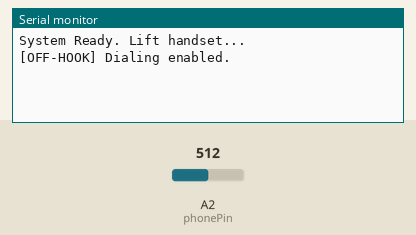
Bench run of a sketch on a simulated SparkFun Pro Micro, built with avr-gcc and run on an emulated ATmega32U4. Shown: the last lines printed to the serial monitor. The test bench sets the inputs (shaded band); at power-on: A2 (phonePin) = 512.

Above: at 1.2 s.
1.3 s: A2 (phonePin) set to 290
At 3.1 s:
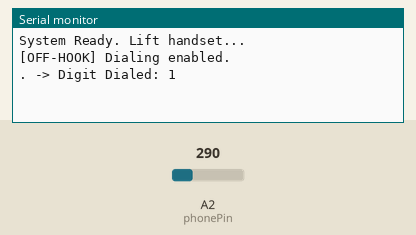
3.4 s: A2 (phonePin) set to 90
At 4.2 s:
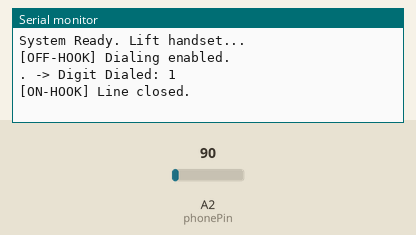

Measured:
- after the input at 1.3 s, the serial monitor: prints a new line at once (image 1)
- after the input at 3.4 s, the serial monitor: prints a new line at once (image 2)

The sketch:

20260121-dialingNumbers-ProMicro.ino
```cpp
const int phonePin = A2;

// Thresholds based on your measurements
const int ON_HOOK_LIMIT = 100;
const int PULSE_LOW_THRESHOLD = 300; // Anything below this is a "break" (pulse)
const int PULSE_HIGH_THRESHOLD = 450; // Anything above this is "off-hook" (idle)

int pulseCount = 0;
bool isOffHook = false;
bool inPulse = false;
unsigned long lastPulseTime = 0;
const int timeout = 600; // Increased to 600ms for older, slower dials

void setup() {
  Serial.begin(9600);
  pinMode(phonePin, INPUT); // Ensure pin is input
  Serial.println("System Ready. Lift handset...");
}

void loop() {
  int val = analogRead(phonePin);

  // 1. Hook State Detection
  if (val > PULSE_HIGH_THRESHOLD) {
    if (!isOffHook) {
      isOffHook = true;
      Serial.println("\n[OFF-HOOK] Dialing enabled.");
    }
  } else if (val < ON_HOOK_LIMIT) {
    if (isOffHook && pulseCount == 0) {
      isOffHook = false;
      Serial.println("\n[ON-HOOK] Line closed.");
    }
  }

  // 2. Pulse Detection Logic
  if (isOffHook) {
    // Detect the START of a pulse (Voltage drops)
    if (val < PULSE_LOW_THRESHOLD && !inPulse) {
      inPulse = true;
      pulseCount++;
      lastPulseTime = millis();
      Serial.print(".");
    }
    // Detect the END of a pulse (Voltage returns)
    else if (val > PULSE_HIGH_THRESHOLD && inPulse) {
      inPulse = false;
    }

    // 3. Digit Finalizer
    // If we have pulses and haven't seen a new one within the timeout
    if (pulseCount > 0 && (millis() - lastPulseTime > timeout)) {
      // Rotary phones: 10 pulses = Digit 0
      int digit = (pulseCount == 10) ? 0 : pulseCount;

      Serial.print(" -> Digit Dialed: ");
      Serial.println(digit);

      pulseCount = 0; // Reset count for the next digit
    }
  }
}
```
